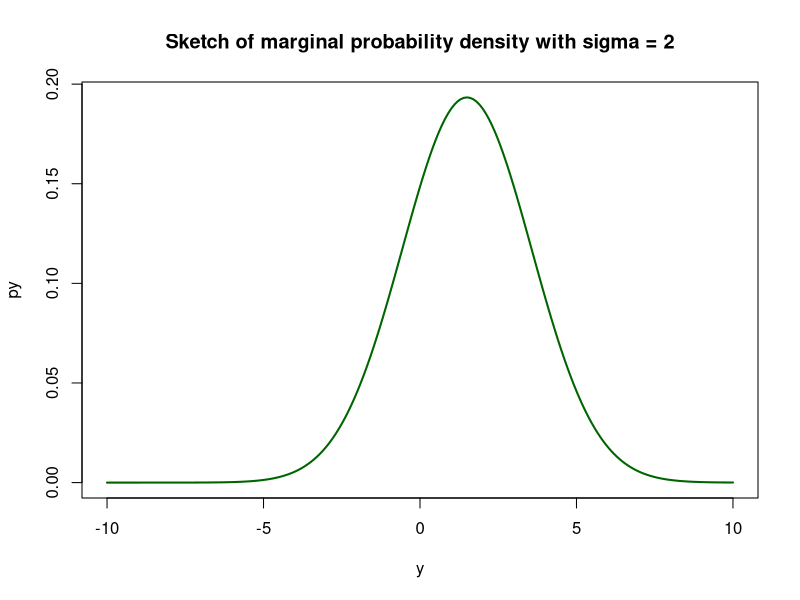

Recreate this plot in R. (Note: this script raises an error after producing the figure.)
## ---- chunk 1
y <- seq(-10, 10, by=0.1)
f <- function(y) {
  result <- (exp(-(y-1)^2/8) + exp(-(y-2)^2/8))/(4*sqrt(2*pi))
  return(result)
}
py <- lapply(y, f)
plot(y, py, col = "dark green", type = 'l', lwd = 2, 
     main = "Sketch of marginal probability density with sigma = 2")

## ---- chunk 2
f(1)
## ---- chunk 3
mean <- function(n) {
  result <- (600 * n + 180) / (4*n + 1)
  return(result)
}
variance <- function(n){
  result <- 1600 / (4 * n + 1)
  return (result)
}

n1 <- 10
mysamples_1 <- rnorm(10000, mean = mean(n1), sd = sqrt(variance(n1)))
print("The 95% posterior interval for theta when n = 10 is: ")
quantile(mysamples_1, c(0.025, 0.975))

n2 <- 100
mysamples_2 <- rnorm(10000, mean = mean(n2), sd = sqrt(variance(n2)))
print("The 95% posterior interval for theta when n = 100 is: ")
quantile(mysamples_2, c(0.025, 0.975))

## ---- chunk 4
mean_y <- function(n) {
  result <- (600 * n + 180) / (4*n + 1)
  return(result)
}
variance_y <- function(n){
  result <- (1600 * n + 2000) / (4 * n + 1)
  return (result)
}

n1 <- 10
mysamples_1 <- rnorm(10000, mean = mean_y(n1), sd = sqrt(variance_y(n1)))
print("The 95% posterior interval for y_pre when n = 10 is: ")
quantile(mysamples_1, c(0.025, 0.975))

n2 <- 100
mysamples_2 <- rnorm(10000, mean = mean_y(n2), sd = sqrt(variance_y(n2)))
print("The 95% posterior interval for y_pre when n = 100 is: ")
quantile(mysamples_2, c(0.025, 0.975))

## ---- chunk 5

# Define the prior distribution:
triangle.prior <- function(theta){
  if(theta >= 0 && theta < 0.25){
    return (8 * theta)
  }
  else if(theta >= 0.25 && theta <= 1){
    return (8 * (1 - theta) / 3)
  }
  else return (0)
}

# Define the unnormalized posterior distribution:
unnorm.posterior <- function(theta, n, y){
  posterior <- (theta^y) * (1 - theta)^(n - y) * triangle.prior(theta)
  return (posterior)
}

# Grid approximation for unnormalized posteriors:
m <- 100
grid.points <- seq(0, 1, length.out = m)
unnorm.points = unnorm.posterior(grid.points, 500, 285)
unnorm.points
## ---- chunk 6
# Normalized constant:
c <- sum(unnorm.points / m)
norm.points <- unnorm.points / c
norm.points

# Plot the normalized posterior density function:
plot(x = grid.points, y = norm.points, type = 'l', col = 'red', 
     xlab = 'theta', ylab = 'normalized posterior density', 
     main = 'Normalized posterior density function')

## ---- chunk 7
set.seed(123456789)

N = 10000
samples <- sample(grid.points, size = N, replace = TRUE, prob = norm.points/sum(norm.points))
hist(samples, freq = FALSE, xlab = 'theta', main = 'Histogram of sampling theta')
lines(grid.points, norm.points/(sum(norm.points) * (grid.points[2]-grid.points[1])), col = "red")

